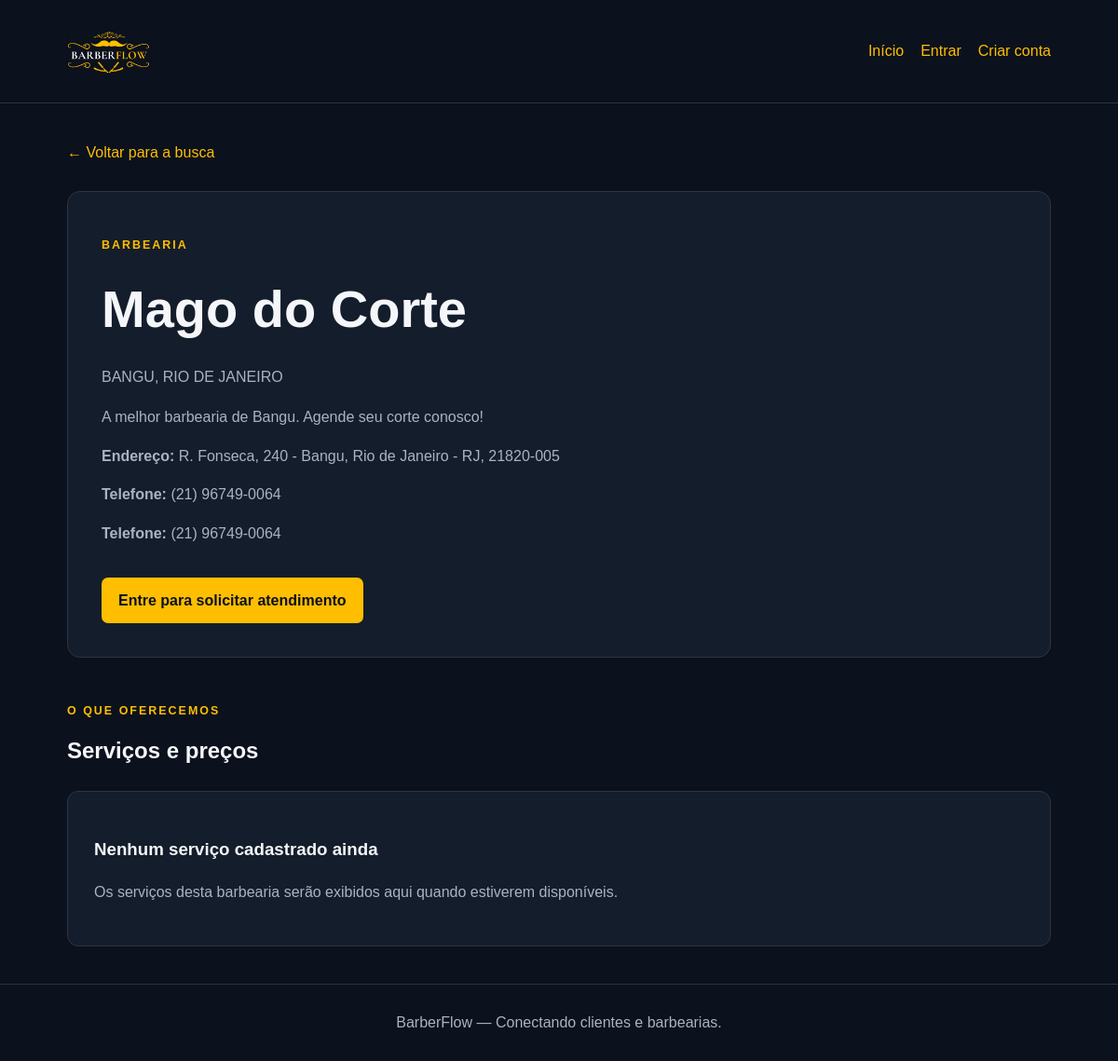
Screenshot of /barbearia/2/ with the database file from the repository.
### core/models.py (models this page shows, shortened)
class Barbershop(models.Model):
    owner = models.OneToOneField(
    settings.AUTH_USER_MODEL,
    on_delete=models.PROTECT,
    related_name="barbershop",
    verbose_name="proprietário",
)
    name = models.CharField("nome", max_length=120)
    description = models.TextField("descrição", blank=True)
    neighborhood = models.CharField("bairro", max_length=100)
    city = models.CharField("cidade", max_length=100)
    address = models.CharField("endereço", max_length=255)
    phone = models.CharField("telefone", max_length=20, blank=True)
    is_active = models.BooleanField("ativa", default=True)
    created_at = models.DateTimeField("criada em", auto_now_add=True)
    daily_capacity = models.PositiveIntegerField("limite diário de clientes",
    default=30,
    validators=[MinValueValidator(1)],
)
    class Meta:
        verbose_name = "barbearia"
        verbose_name_plural = "barbearias"
        ordering = ["name"]

### core/views.py (the view)
def barbershop_detail(request, pk):
    barbearia = get_object_or_404(
        Barbershop,
        pk=pk,
        is_active=True,
    )
    servicos = Service.objects.filter(
        barbershop=barbearia,
        is_active=True,
    ).order_by("name")
    return render(
        request,
        "core/barbershop_detail.html",
        {
            "barbearia": barbearia,
            "servicos": servicos,
        },
    )

### core/templates/core/barbershop_detail.html (shortened to what this page needs)
{% extends "core/base.html" %}
{% block content %}
<section class="shop-detail">
    <a href="{% url 'home' %}" class="back-link">
        ← Voltar para a busca
    </a>
    <header class="shop-detail-header">
        <p class="eyebrow">BARBEARIA</p>
        <h1>{{ barbearia.name }}</h1>
        <p class="shop-detail-location">
            {{ barbearia.neighborhood }}, {{ barbearia.city }}
        </p>
        {% if barbearia.description %}
            <p class="shop-detail-description">
                {{ barbearia.description }}
            </p>
        {% endif %}
        <p class="shop-detail-address">
            <strong>Endereço:</strong> {{ barbearia.address }}
        </p>
        {% if barbearia.phone %}
            <p class="shop-detail-address">
                <strong>Telefone:</strong> {{ barbearia.phone }}
            </p>
        {% endif %}
        {% if barbearia.phone %}
            <p class="shop-detail-address">
                <strong>Telefone:</strong> {{ barbearia.phone }}
            </p>
        {% endif %}
        {% if user.is_authenticated %}
            <a href="{% url 'create_booking' barbearia.pk %}"
               class="btn-primary booking-cta">
                Solicitar atendimento
            </a>
        {% else %}
            <a href="{% url 'login' %}?next={% url 'create_booking' barbearia.pk %}"
               class="btn-primary booking-cta">
                Entre para solicitar atendimento
            </a>
        {% endif %}
    </header>
    <section class="services-section">
        <p class="eyebrow">O QUE OFERECEMOS</p>
        <h2>Serviços e preços</h2>
        {% if servicos %}
            <div class="services-grid">
                {% for servico in servicos %}
                    <article class="service-card">
                        <h3>{{ servico.name }}</h3>
                        {% if servico.description %}
                            <p>{{ servico.description }}</p>
                        {% endif %}
                        <p class="service-price">
                            R$ {{ servico.price|floatformat:2 }}
                        </p>
                        <p class="service-duration">
                            Duração estimada:
                            {{ servico.estimated_duration_minutes }} minutos
                        </p>
                    </article>
                {% endfor %}
            </div>
        {% else %}
            <div class="empty-results">
                <h3>Nenhum serviço cadastrado ainda</h3>
                <p>
                    Os serviços desta barbearia serão exibidos aqui
                    quando estiverem disponíveis.
                </p>
            </div>
        {% endif %}
    </section>
</section>
{% endblock %}

### core/static/core/style.css (style rules this page uses)
:root { --color-bg: #0B111D; --color-gold: #FFBE00; --color-text: #F4F6FA; --color-muted: #AAB3C2; --color-panel: #141D2B; --color-border: #2B3545; --color-danger: #FF7777; }
body { margin: 0; background: var(--color-bg); color: var(--color-text); font-family: Arial, sans-serif; line-height: 1.6; }
a { color: var(--color-gold); }
.brand span, .eyebrow { color: var(--color-gold); }
.btn-primary { display: inline-block; padding: 12px 18px; border: 0; border-radius: 7px; background: var(--color-gold); color: var(--color-bg); font-weight: 700; text-decoration: none; cursor: pointer; }
.eyebrow { font-size: 0.78rem; font-weight: 800; letter-spacing: 0.16em; }
.empty-results { margin-top: 24px; padding: 28px; background: var(--color-panel); border: 1px solid var(--color-border); border-radius: 12px; }
.empty-results p { color: var(--color-muted); }
.shop-detail { max-width: 1200px; margin: 0 auto; padding: 40px 6%; }
.back-link { display: inline-block; margin-bottom: 28px; color: var(--color-gold); text-decoration: none; }
.shop-detail-header { padding: 36px; background: var(--color-panel); border: 1px solid var(--color-border); border-radius: 14px; }
.shop-detail-header h1 { margin: 12px 0; font-size: clamp(2rem, 5vw, 3.5rem); overflow-wrap: anywhere; }
.shop-detail-location, .shop-detail-description, .shop-detail-address { color: var(--color-muted); }
.shop-detail-description { max-width: 760px; line-height: 1.7; }
.services-section { margin-top: 48px; }
.services-section h2 { margin-top: 8px; margin-bottom: 24px; }
.booking-cta { margin-top: 18px; }

### rows the page displays
Barbershop: name "Mago do Corte", neighborhood "BANGU", city "RIO DE JANEIRO", description "A melhor barbearia de Bangu. Agende seu corte conosco!", address "R. Fonseca, 240 - Bangu, Rio de Janeiro - RJ, 21820-005", phone "(21) 96749-0064"
